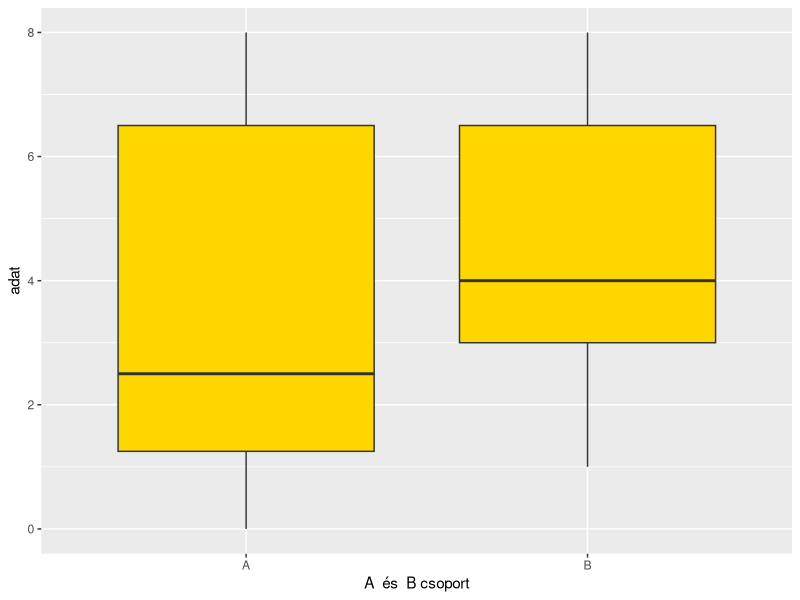

Recreate this plot in R.
adat=c(2,0,1,0,8,3,5,7,8,2,3,5,1,7,8,3,5,3,2,8)
sum(adat<3)

t_adat = table(adat)
names(t_adat)[t_adat==max(t_adat)] 

sd(adat)== sqrt(sum((adat-mean(adat))^2)/(length(adat)))

rep=rep(c("A","B"),c(10,10))
df = data.frame(adat=adat,rep=rep)
library(ggplot2)
ggplot(df, aes(x = rep, y = adat)) +
  geom_boxplot(fill = "gold") +
  scale_x_discrete (name = "A  és  B csoport")


#3.gyak
#3. feladat
n_sim<-100000
lambda<-0.5
n<-6
becslofv<-c()
becslofv_mertani<-c()

for(i in 1:n_sim){
  minta<-rexp(n, lambda)
  becslofv<-c(becslofv, n/sum(minta))
  becslofv_mertani<-c(becslofv_mertani, 1/prod(minta)^(1/n))
}

mean(becslofv)
mean(becslofv_mertani)
0.5*gamma(5/6)^6




n_sim=100000
n=6
theta=3
becslofv_egyenletes_MLE<-c()
becslofv_egyenletes_Momentum<-c()
becslofv_egyenletes_MLEkorr<-c()

for (i in 1:n_sim){
  minta<-
  becslofv_egyenletes_MLE
  becslofv_egyenletes_Momentum
  becslofv_egyenletes_MLEkorr
    
    
    
}






